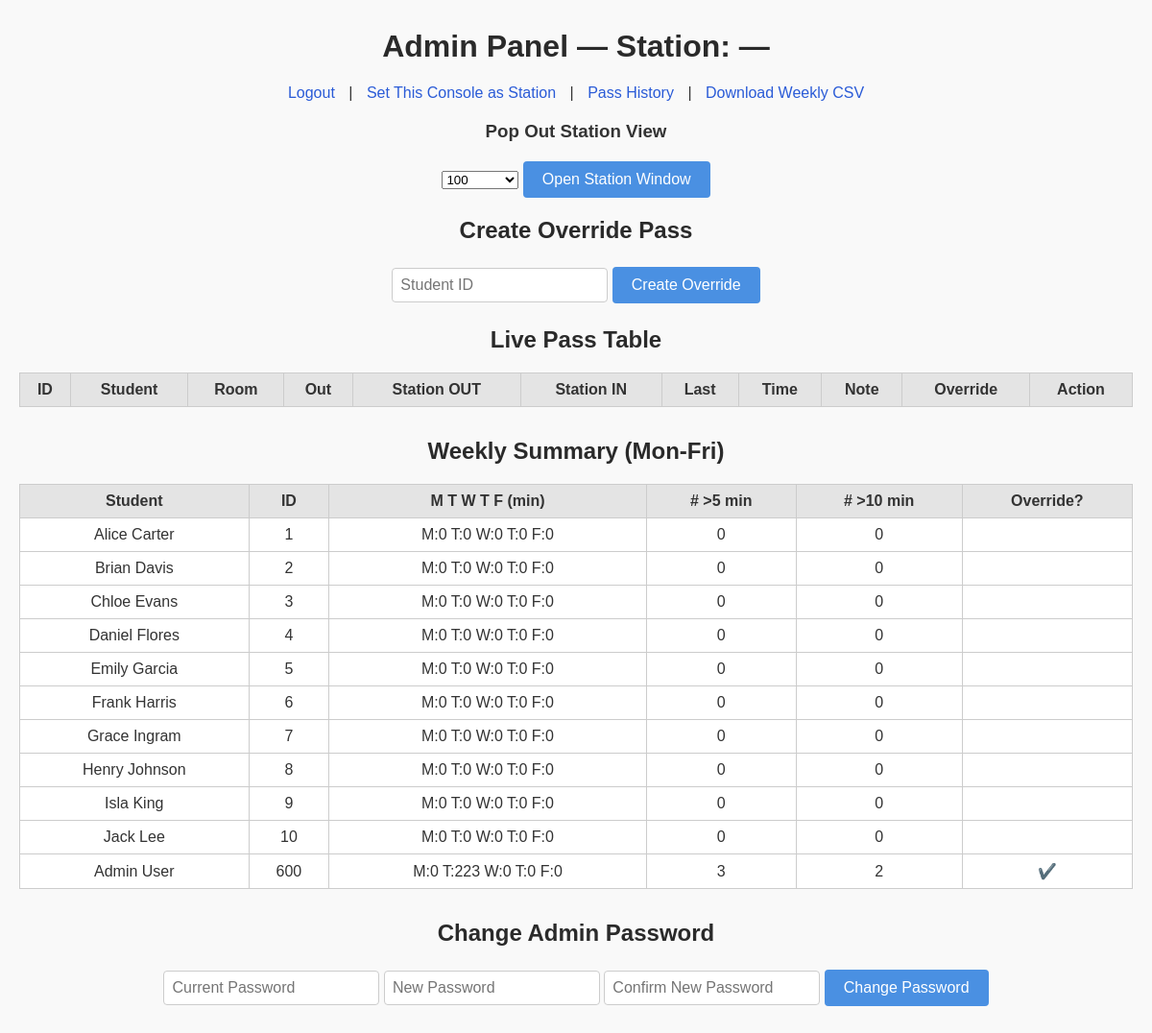
/admin (signed in), run on the app's committed database.
### src/models.py (models this page shows)
class Student(db.Model):
    __tablename__ = 'students'
    id       = db.Column(db.String, primary_key=True)           # ⬅ ID as string
    name     = db.Column(db.String(100), nullable=False)
    schedule = db.Column(db.JSON, nullable=True)                # ⬅ Schedule JSON
    passes = db.relationship('Pass', backref='student', lazy=True)
    audits = db.relationship('AuditLog', backref='student', lazy=True)

### src/routes/admin.py (the view, shortened to what this page needs)
@admin_bp.route('/admin')
def admin_view():
    if not session.get('logged_in'):
        return redirect(url_for('auth.admin_login'))
    open_passes = Pass.query.filter(Pass.checkin_time == None).all()
    pending_starts, pending_returns, active = [], [], []
    report_data = []
    for stu in Student.query.all():
        records       = Pass.query.filter_by(student_id=stu.id).all()
        day_totals    = {d: 0 for d in DAYS}
        over_5        = sum(1 for r in records if (r.total_pass_time or 0) > 300)
        over_10       = sum(1 for r in records if (r.total_pass_time or 0) > 600)
        used_override = any(r.is_override for r in records)
        for r in records:
            dname = r.date.strftime('%A')
            if dname in day_totals:
                day_totals[dname] += r.total_pass_time or 0
        weekly = ' '.join(f"{d[0]}:{day_totals[d]//60}" for d in DAYS)
        report_data.append({
            "student_name"      : stu.name,
            "student_id"        : stu.id,
            "weekly_report"     : weekly,
            "passes_over_5_min" : over_5,
            "passes_over_10_min": over_10,
            "used_override"     : "✔️" if used_override else ""
        })
    station_rooms = config.get("stations", []) + [str(r) for r in range(100, 131)]
    return render_template(
        "admin.html",
        admin_station   = session.get("admin_station", "—"),
        active_rooms    = active_rooms,
        pending_starts  = pending_starts,
        pending_returns = pending_returns,
        active          = active,
        report_data     = report_data,
        station_rooms   = sorted(station_rooms)
    )

### src/routes/auth.py (called while the page is built)
@auth_bp.before_app_request
def enforce_session_timeout():
    session.permanent = True
    current_app.permanent_session_lifetime = timedelta(
        minutes=SESSION_TIMEOUT_MIN
    )

### templates/admin.html (shortened to what this page needs)
<!DOCTYPE html>
<html lang="en">
<head>
  <link rel="stylesheet" href="{{ url_for('static', filename='css/style.css') }}">
</head>
<body>
  <h1>Admin Panel — Station: {{ admin_station }}</h1>
  <nav>
    <a href="{{ url_for('auth.admin_logout') }}">Logout</a> |
    <a href="{{ url_for('admin.set_station') }}">Set This Console as Station</a> |
    <a href="{{ url_for('admin.admin_pass_history') }}">Pass History</a> |
    <a href="{{ url_for('report.admin_report_csv') }}">Download Weekly&nbsp;CSV</a>
  </nav>
  <h3>Pop Out Station View</h3>
  <form id="station-popout-form" onsubmit="openStationView(event)">
    <select id="station-selector">
      {% for room in station_rooms %}
        <option value="{{ room }}">{{ room }}</option>
      {% endfor %}
    </select>
    <button type="submit">Open Station Window</button>
  </form>
  <h2>Create Override Pass</h2>
  <form id="create-pass-form">
    <input type="text" id="student_id" placeholder="Student ID" required>
    <button type="submit">Create Override</button>
  </form>
  <h2>Live Pass Table</h2>
  <table>
    <thead>
      <tr>
        <th>ID</th><th>Student</th><th>Room</th><th>Out</th>
        <th>Station&nbsp;OUT</th><th>Station&nbsp;IN</th><th>Last</th>
        <th>Time</th><th>Note</th><th>Override</th><th>Action</th>
      </tr>
    </thead>
  </table>
  <h2>Weekly Summary (Mon‑Fri)</h2>
  <table>
    <thead>
      <tr>
        <th>Student</th><th>ID</th><th>M&nbsp;T&nbsp;W&nbsp;T&nbsp;F&nbsp;(min)</th>
        <th>#&nbsp;>5&nbsp;min</th><th>#&nbsp;>10&nbsp;min</th><th>Override?</th>
      </tr>
    </thead>
    <tbody>
    {% for row in report_data %}
      <tr>
        <td>{{ row.student_name }}</td>
        <td>{{ row.student_id }}</td>
        <td>{{ row.weekly_report }}</td>
        <td>{{ row.passes_over_5_min }}</td>
        <td>{{ row.passes_over_10_min }}</td>
        <td>{{ row.used_override }}</td>
      </tr>
    {% endfor %}
    </tbody>
  </table>
  <h2>Change Admin Password</h2>
  <form id="change-password-form">
    <input type="password" id="current_pass" placeholder="Current Password" required>
    <input type="password" id="new_pass" placeholder="New Password" required>
    <input type="password" id="confirm_pass" placeholder="Confirm New Password" required>
    <button type="submit">Change Password</button>
  </form>
</body>
</html>

### static/css/style.css (style rules this page uses)
body { font-family: Arial, sans-serif; margin: 0; padding: 20px; background: #f9f9f9; color: #333; text-align: center; }
h1, h2 { margin-top: 10px; color: #2a2a2a; }
a { color: #2a5bd7; text-decoration: none; margin: 0 10px; }
nav { margin-bottom: 20px; }
button { padding: 10px 20px; font-size: 1em; border: none; background-color: #4a90e2; color: white; border-radius: 4px; cursor: pointer; }
input[type="text"], input[type="password"], input[type="file"] { padding: 8px; margin: 5px 0; border: 1px solid #ccc; border-radius: 4px; font-size: 1em; }
form { margin: 20px 0; }
table { margin: auto; border-collapse: collapse; width: 90%; background: #fff; }
th, td { border: 1px solid #ccc; padding: 10px; text-align: center; }
th { background: #e4e4e4; }

### templates/admin.html (style rules this page uses)
table { width: 100%; margin-bottom: 2em; border-collapse: collapse; }
th, td { padding: .5em; border: 1px solid #ccc; text-align: center; }

### data on the page
Student: student_name "Alice Carter", student_id "1", weekly_report "M:0 T:0 W:0 T:0 F:0", passes_over_5_min "0", passes_over_10_min "0"
Student: student_name "Brian Davis", student_id "2", weekly_report "M:0 T:0 W:0 T:0 F:0", passes_over_5_min "0", passes_over_10_min "0"
Student: student_name "Chloe Evans", student_id "3", weekly_report "M:0 T:0 W:0 T:0 F:0", passes_over_5_min "0", passes_over_10_min "0"
Student: student_name "Daniel Flores", student_id "4", weekly_report "M:0 T:0 W:0 T:0 F:0", passes_over_5_min "0", passes_over_10_min "0"
Student: student_name "Emily Garcia", student_id "5", weekly_report "M:0 T:0 W:0 T:0 F:0", passes_over_5_min "0", passes_over_10_min "0"
Student: student_name "Frank Harris", student_id "6", weekly_report "M:0 T:0 W:0 T:0 F:0", passes_over_5_min "0", passes_over_10_min "0"
Student: student_name "Grace Ingram", student_id "7", weekly_report "M:0 T:0 W:0 T:0 F:0", passes_over_5_min "0", passes_over_10_min "0"
Student: student_name "Henry Johnson", student_id "8", weekly_report "M:0 T:0 W:0 T:0 F:0", passes_over_5_min "0", passes_over_10_min "0"
Student: student_name "Isla King", student_id "9", weekly_report "M:0 T:0 W:0 T:0 F:0", passes_over_5_min "0", passes_over_10_min "0"
Student: student_name "Jack Lee", student_id "10", weekly_report "M:0 T:0 W:0 T:0 F:0", passes_over_5_min "0", passes_over_10_min "0"
Student: student_name "Admin User", student_id "600", weekly_report "M:0 T:223 W:0 T:0 F:0", passes_over_5_min "3", passes_over_10_min "2", used_override "✔️"

### other printed values
{{ admin_station }} "—"
form field value "100"
